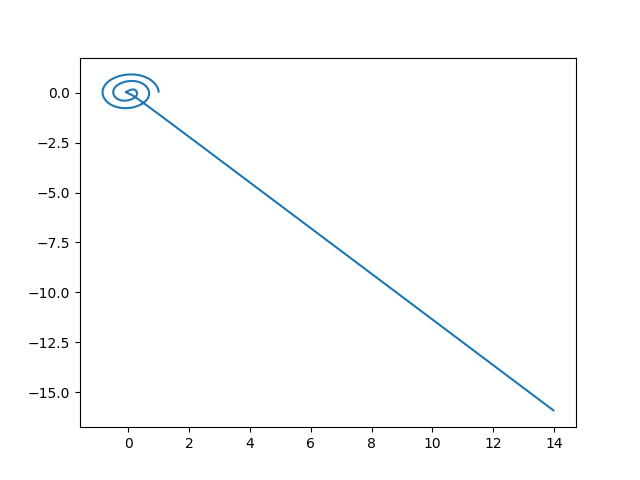

Write the Python code that produced this figure.
import pandas as pd
import matplotlib.pyplot as plt

EulerRichardsonOutput = pd.read_csv("./Output.txt")

print(EulerRichardsonOutput)

columns = EulerRichardsonOutput.columns.values
print(columns)
X = columns[0]
Y = columns[1]

col_x = EulerRichardsonOutput[X]
col_y = EulerRichardsonOutput[Y]

plt.plot(col_x, col_y)
plt.savefig("./PlotCSV.png")

# E/m(=全エネルギー)のプロットを行う
E_per_m = EulerRichardsonOutput[columns[2]]

time = []
time_sum = 0
dt = 0.01
for i in range(len(E_per_m)):
    time.append(time_sum)
    time_sum += dt

plt.figure()
plt.plot(time, E_per_m)
plt.savefig("./Plot_E_per_m.png")

print(f"len(time) = {len(time)}, len(E_per_m) = {len(E_per_m)}")
